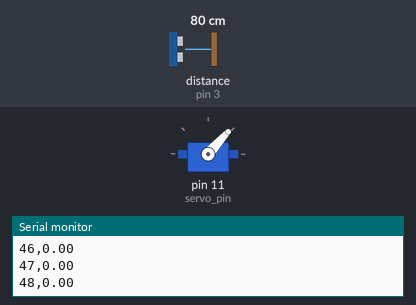
The sketch below on a simulated Arduino Uno, built with avr-gcc and run on an emulated ATmega328P. On the bench: servo, the last lines printed to the serial monitor. Wiring (inferred from the names in the program): ultrasonic range finder: trigger pin 6; echo pin 3. Inputs (shaded band) come from the test bench; at power-on: distance to the obstacle (sensor on pin 3) 80 cm. The echo pulse lasts 58.3 µs per cm.

Above: at 1.2 s.
1.3 s: distance to the obstacle (sensor on pin 3) set to 2 cm
At 1.97 s:
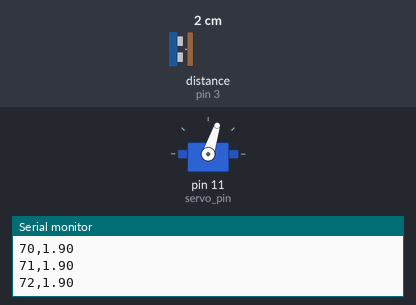
4.3 s: distance to the obstacle (sensor on pin 3) set to 250 cm
At 5.14 s:
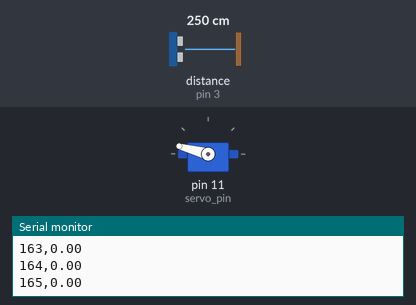
Timing chart, 0 to 13.3 s (numbered marks = the images above; inputs shaded):
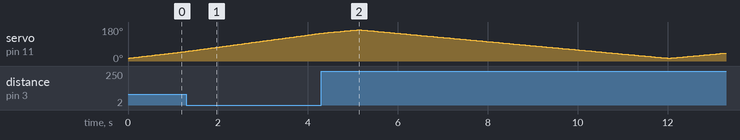

The sketch:

radar.ino
```cpp
void setup() {
  Serial.begin(9600);
  sensorInit();
  servoInit();
}
void sweep() {
  float D;  // distance variable being declared locally
  //Positive Sweep
  for (int i = 15; i <= 165; i += 1) {
    moveTo(i);
    delay(10);
    D = getDistance();
    Serial.print(i);  // Angle
    Serial.print(",");
    Serial.println(D);  // Distance
    delay(20);
  }
  //Negative sweep
  for (int i = 165; i >= 15; i -= 1) {
    moveTo(i);
    delay(10);
    D = getDistance();
    Serial.print(i);  // Angle
    Serial.print(",");
    Serial.println(D);  // Distance
    delay(20);
  }
}

void loop() {
  sweep();
}
```

sensor.ino
```cpp
const int TRIG = 6;
const int ECHO = 3;
const long timeout = 30000;
const float V_sound = 0.0340;  // cm/uS at 15 deg C
const float Max_range = 30;
const float Error_code = 5000000.0;

// Sensor initialization
void sensorInit() {

  pinMode(TRIG, OUTPUT);
  pinMode(ECHO, INPUT);

  // Set Trig low by default
  digitalWrite(TRIG, 0);
}
// Echo measure
long measureEcho(long timeout) {
  long delayTime_start = micros();
  while (digitalRead(ECHO) == LOW) {
    if ((micros() - delayTime_start) > timeout) {
      // This means that the echo has been Low longer than the timeout and it was'nt set to high even after the Trigger, Thus something must be wrong
      return -1;  //error code
    }
  }
  // executed only if there were no issues and the delay time was less than timeout
  long t1 = micros();
  while (digitalRead(ECHO) == HIGH) {
    if ((micros() - t1) > timeout) { // if this is executed this means object was out of range and 0 (No object is returned)
      return 0;
    }
  }
  long t2 = micros();
  return (t2 - t1); //current time - time just before echo was set to high
}

// get Distance
float getDistance() {
  float d;
  // Trigger pulse
  digitalWrite(TRIG, 0);
  delayMicroseconds(2);
  digitalWrite(TRIG, 1);
  delayMicroseconds(10);
  digitalWrite(TRIG, 0);

  // Echo detection
  long t = measureEcho(timeout);
  //distance calculated
  d = (V_sound * t) / 2;
  // returns either the distance if less than the max range or just 0
  if (t!=-1 && d < Max_range){
    return d;
  }
  return 0;
}
```

servo.ino
```cpp
byte servo_pin = 11;

#include <Servo.h>
Servo myservo;

void servoInit() {
  myservo.attach(servo_pin);
  myservo.write(90);
}

void moveTo(int angle){
  myservo.write(angle);
}
```
